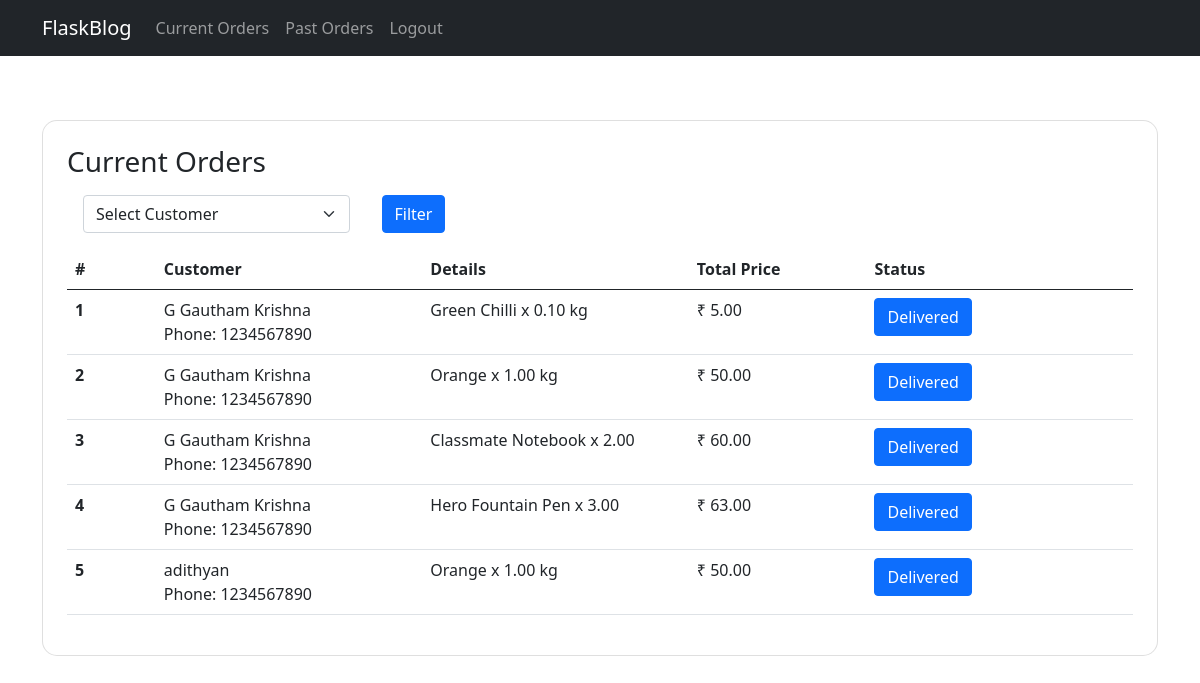
The app's page /vendor/orders (signed in) with its own data.
### application/models.py (models this page shows)
class User(db.Model):
    __tablename__ = 'users'
    id = db.Column(db.Integer, primary_key=True, autoincrement=True)
    name = db.Column(db.String(255), nullable=False)
    email = db.Column(db.String(255), nullable=False, unique=True)
    password = db.Column(db.String(255), nullable=False)
    phone = db.Column(db.String(10), nullable=False)

class Products(db.Model):
    __tablename__ = 'products'
    id = db.Column(db.Integer, primary_key=True, autoincrement=True)
    name = db.Column(db.String(255), nullable=False)
    vendor = db.Column(db.Integer, db.ForeignKey('vendors.id'), nullable=False)
    image = db.Column(db.String(255), nullable=False)
    category = db.Column(db.String(255), nullable=False)
    price = db.Column(db.Numeric(10,2), nullable=False)
    qty = db.Column(db.Numeric(10,2), nullable=False)
    unit = db.Column(db.String(255), nullable=False)

class Orders(db.Model):
    __tablename__ = 'orders'
    id = db.Column(db.Integer, primary_key=True, autoincrement=True)
    vendor = db.Column(db.Integer, db.ForeignKey('vendors.id'), nullable=False)
    user = db.Column(db.Integer, db.ForeignKey('users.id'), nullable=False)
    product = db.Column(db.Integer, db.ForeignKey('products.id'), nullable=False)
    date = db.Column(db.String(255), nullable=False)
    qty = db.Column(db.Numeric(10,2), nullable=False)
    price = db.Column(db.Numeric(10,2), nullable=False)
    state = db.Column(db.String(255), nullable=False)

### application/controllers.py (the view)
@app.route('/vendor/orders',methods=["GET","POST"])
@vendor_login_required
def vendor_orders():
    orders=Orders.query.filter_by(vendor=session['id'], state="Ordered").all()
    if request.method == "POST":
        if request.form['customer'] != "Select Customer":
            orders=Orders.query.filter_by(vendor=session['id'],user=request.form['customer'], state="Ordered").all()
    orders= utils.get_vendor_orders(orders)
    customers = utils.get_customers(session['id'])
    return render_template('vendor_orders.html', orders = orders, customers =customers)

### application/controllers.py (called while the page is built)
def vendor_login_required(f):
    @wraps(f)
    def wrap(*args, **kwargs):
        if 'type' in session and session['type'] == 'Vendor' and 'status' in session:
            return f(*args, **kwargs)
        else:
            flash('Unauthorized Access','danger')
            return redirect(url_for('login'))
    return wrap

### application/utils.py (called while the page is built)
def get_vendor_orders(orders):
    out = []
    for order in orders:
        product = Products.query.filter_by(id=order.product).first()
        buyer = User.query.filter_by(id=order.user).first()
        item = {
            'id': order.id,
            'buyer_name': buyer.name,
            'buyer_phone': buyer.phone,
            'product_name': product.name,
            'qty': order.qty,
            'unit': product.unit,
            'date': order.date,
            'price': round(order.price * order.qty,2)
        }
        out.append(item)
    return out

def get_customers(id):
    orders = Orders.query.distinct(Orders.user).with_entities(Orders.user).filter_by(vendor=id, state="Ordered").all()
    out = []
    for order in orders:
        item = User.query.filter_by(id=order.user).first()
        out.append(item)
    return out

### templates/vendor_orders.html (shortened to what this page needs)
{% extends 'base_vendor.html' %}
{% block content %}
<div class="container py-5 h-100">
  <div class="card" style="border-radius: 15px;">
      <div class="card-body p-4">
        <h3>Current Orders</h3>
        <form class="d-md-flex flex-row my-3" method="POST">
          <select class="form-select w-25 mx-3" name="customer">
            <option>Select Customer</option>
          </select>
          <button type="submit" class="btn btn-primary mx-3">Filter</button>
        </form>
          <table class="table">
              <thead>
                <tr>
                  <th class = "col-1">#</th>
                  <th class = "col-3">Customer</th>
                  <th class="col-3">Details</th>
                  <th class = "col-2">Total Price</th>
                  <th class="col-3">Status</th>
                </tr>
              </thead>
              <tbody>
                  {% for order in orders %}
                      <tr>
                          <th>{{ loop.index }}</th>
                          <td>
                              <div>
                                  <span>{{order['buyer_name']}}
                                  <br>
                                  Phone: {{order['buyer_phone']}}</span>
                              </div>
                          </td>
                          <td>{{ order['product_name'] }} x {{ order['qty'] }} {{ order['unit'] }}</td>
                          <td>₹ {{ order['price'] }}</td>
                          <td><a href="{{url_for('delivered',id=order['id'])}}" class="btn btn-primary">Delivered</a></td>
                      </tr>
                  {% endfor %}
              </tbody>
            </table>
      </div>
  </div>
</div>
{% endblock %}

### records on screen
User: buyer_name "G Gautham Krishna" "G Gautham Krishna" "G Gautham Krishna" "G Gautham Krishna", buyer_phone "1234567890" "1234567890" "1234567890" "1234567890"
Products: product_name "Green Chilli", unit "kg"
Orders: qty "0.10"
Products: product_name "Orange" "Orange", unit "kg" "kg"
Orders: qty "1.00"
Products: product_name "Classmate Notebook"
Orders: qty "2.00"
Products: product_name "Hero Fountain Pen"
Orders: qty "3.00"
User: buyer_name "adithyan", buyer_phone "1234567890"
Orders: qty "1.00"

### other values on screen
{{ order['price'] }} "5.00" "50.00" "60.00" "63.00" "50.00"
